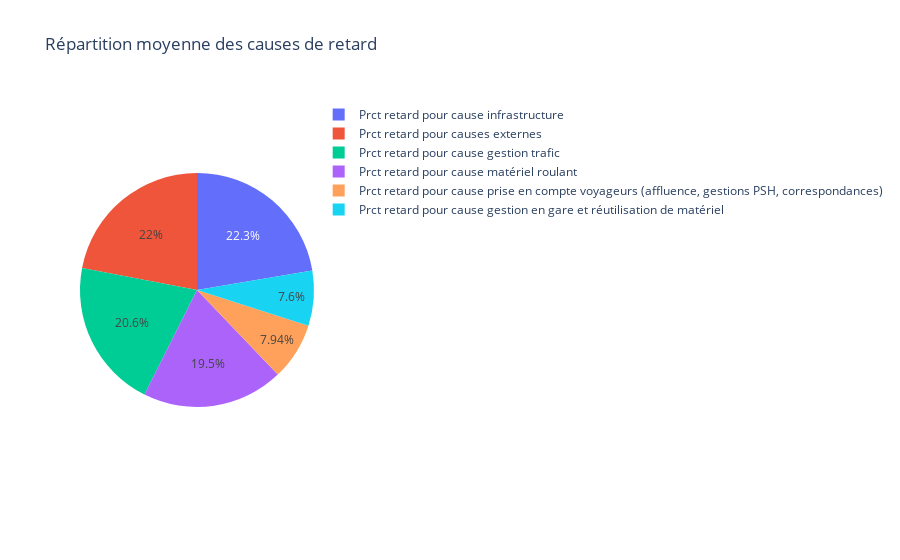

Here is the notebook cell this chart was saved with:
### Code cell
cols_causes = [
    'Prct retard pour causes externes',
    'Prct retard pour cause infrastructure',
    'Prct retard pour cause gestion trafic',
    'Prct retard pour cause matériel roulant',
    'Prct retard pour cause gestion en gare et réutilisation de matériel',
    'Prct retard pour cause prise en compte voyageurs (affluence, gestions PSH, correspondances)'
]

# Moyenne de chaque cause sur l'ensemble du dataset
mean_causes = df[cols_causes].mean().reset_index()
mean_causes.columns = ['Cause', 'Pourcentage']

fig5 = px.pie(
    mean_causes,
    names='Cause',
    values='Pourcentage',
    title='Répartition moyenne des causes de retard'
)
fig5.show()

### Figure 1 — Plotly figure (JSON) as saved in the notebook; plotly's stock layout.template omitted (floating-point values rounded to 4 significant figures)
{"data": [{"domain": {"x": [0, 1], "y": [0, 1]}, "hovertemplate": "Cause=%{label}<br>Pourcentage=%{value}<extra></extra>", "labels": ["Prct retard pour causes externes", "Prct retard pour cause infrastructure", "Prct retard pour cause gestion trafic", "Prct retard pour cause matériel roulant", "Prct retard pour cause gestion en gare et réutilisation de matériel", "Prct retard pour cause prise en compte voyageurs (affluence, gestions PSH, correspondances)"], "legendgroup": "", "name": "", "showlegend": true, "type": "pie", "values": [21.49, 21.82, 20.15, 19.11, 7.435, 7.766]}], "layout": {"legend": {"tracegroupgap": 0}, "title": {"text": "Répartition moyenne des causes de retard"}}}
